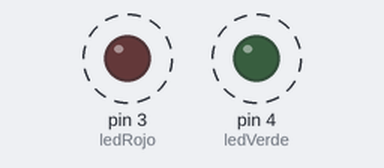
A sketch run on a simulated Arduino Uno, built with avr-gcc and run on an emulated ATmega328P. Parts: output pins drawn as LEDs (lit = HIGH). Dashed ring = blinking.

Above: at 0.2 s.
Timing chart, 0 to 3.4 s (numbered marks = the images above):
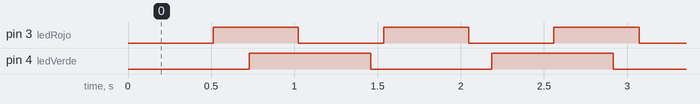

Measured:
- by itself, pin 3 (ledRojo): alternates HIGH for 0.51 s and LOW for 0.51 s
- by itself, pin 4 (ledVerde): alternates HIGH for 0.73 s and LOW for 0.73 s

The sketch:

p4.ino.ino
```cpp
const int ledRojo = 3;
const int ledVerde = 4;

unsigned long periodoRojo = 1024;
unsigned long periodoVerde = 1458;

unsigned long tiempoAnteriorRojo = 0;
unsigned long tiempoAnteriorVerde = 0;

bool estadoRojo = false;
bool estadoVerde = false;

void setup() {
  pinMode(ledRojo, OUTPUT);
  pinMode(ledVerde, OUTPUT);
}

void loop() {
  unsigned long tiempoActual = millis();

  // LED Rojo
  if (tiempoActual - tiempoAnteriorRojo >= periodoRojo / 2) {
    estadoRojo = !estadoRojo;
    digitalWrite(ledRojo, estadoRojo ? HIGH : LOW);
    tiempoAnteriorRojo = tiempoActual;
  }

  // LED Verde
  if (tiempoActual - tiempoAnteriorVerde >= periodoVerde / 2) {
    estadoVerde = !estadoVerde;
    digitalWrite(ledVerde, estadoVerde ? HIGH : LOW);
    tiempoAnteriorVerde = tiempoActual;
  }
}
```
